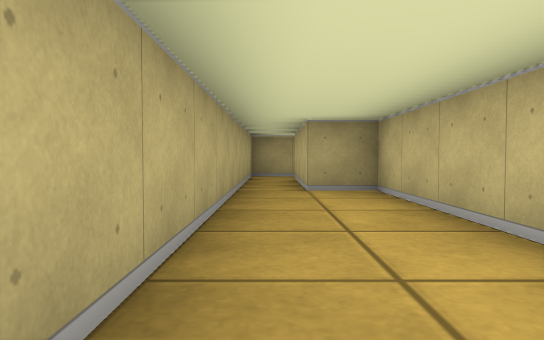
view 1 (above)

12 first-person views from a walk through a cub3D level. The camera is about half as high as the walls, tilts 2° down and sees 70° across. The floor is counted in squares. Each view is taken from the middle of a square. On the plan, view 1 faces up. The plan holds only what a view shows up to about 9 squares ahead; the rest is blank.

view 2
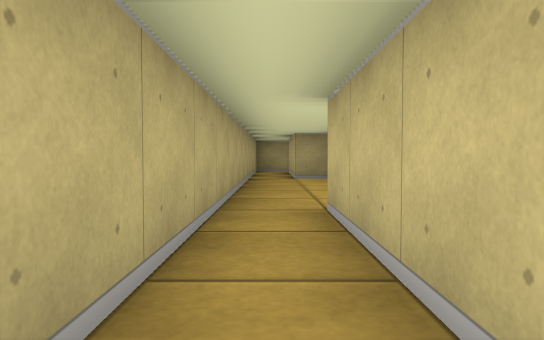

view 3
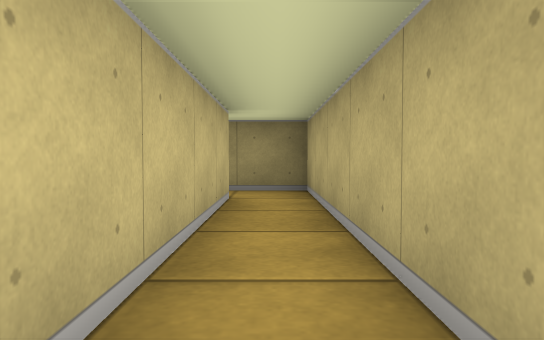

view 4
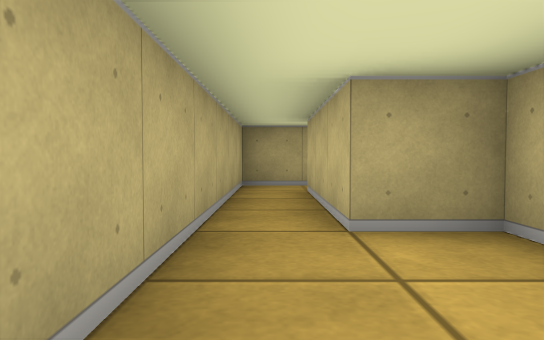

view 5
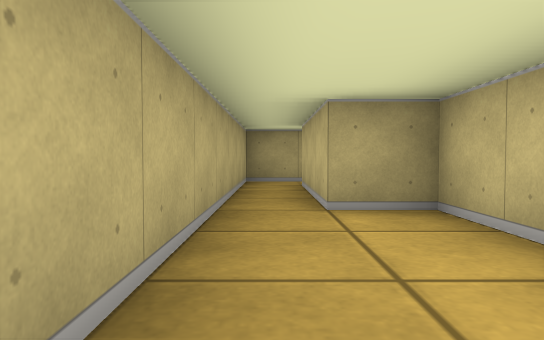

view 6
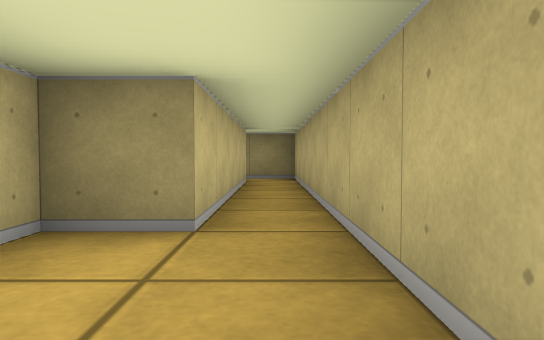

view 7
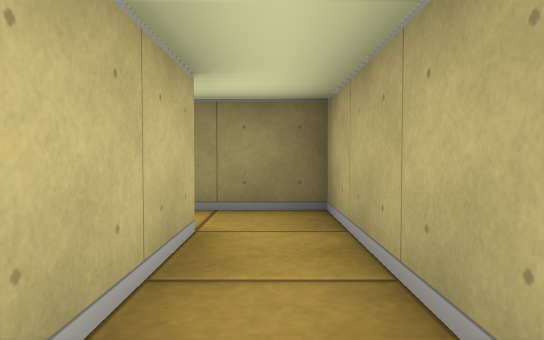

view 8
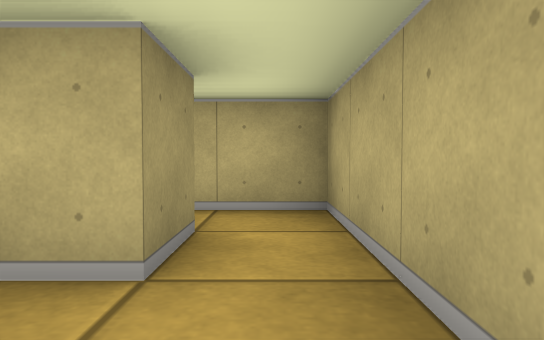

view 9
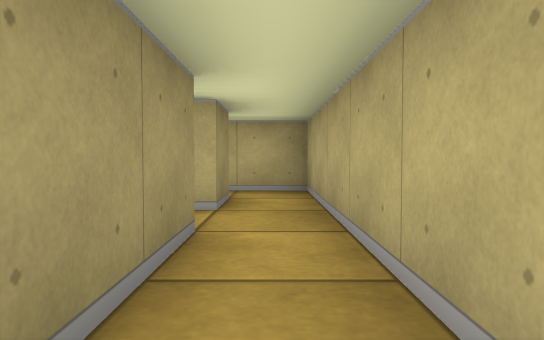

view 10
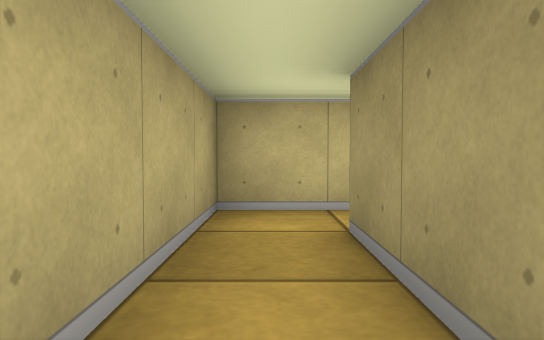

view 11
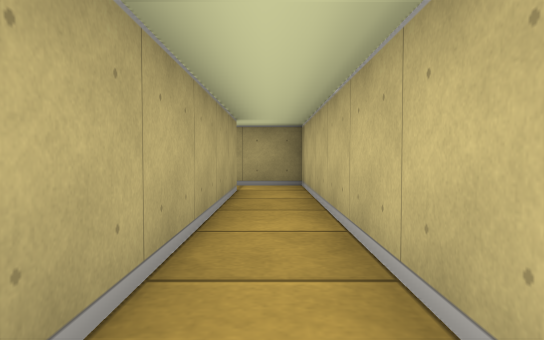

view 12
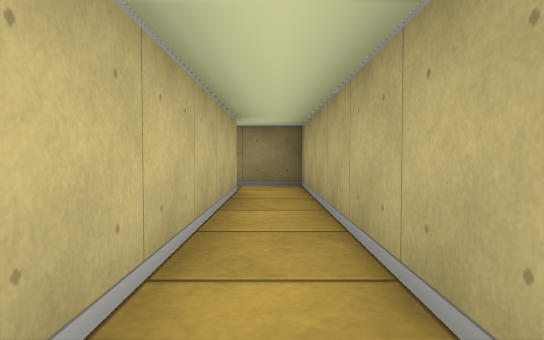

### Floor plan
Ten units are one square. View 1 is at (0, 0); x grows to the right and y downward. Boxes are objects, and circles mark ways between rooms. Rooms are numbered by the first view taken in them; rooms with no view inside come last. Other rooms are left out.
<svg viewBox="-10 -100 71 160">
<path fill="none" stroke="#000" d="M5 45 5 -5 15 -5 15 -55 5 -55 5 -85M5 -95 -5 -95 -5 55 8 55M25 -85 45 -85 45 -25 56 -25M55 -35 55 -95 25 -95M5 -85 15 -85 15 -79M25 -95 5 -95"/>
<circle cx="10" cy="-90" r="3" fill="#2a7"/>
<circle cx="35" cy="-90" r="3" fill="#2a7"/>
<text x="0" y="-20">1</text>
<text x="50" y="-70">2</text>
<text x="30" y="-60">3</text>
</svg>
Room 1 opens to room 3. Room 2 opens to room 3.

Where each view was taken, in squares from view 1:
view 1: 0 up, 0 right, facing up
view 2: 3 down, 0 right, facing up
view 3: 0 up, 0 right, facing down
view 4: 3 up, 0 right, facing up
view 5: 2 up, 0 right, facing up
view 6: 3 up, 0 right, facing down
view 7: 2 down, 0 right, facing down
view 8: 9 up, 3 right, facing left
view 9: 9 up, 5 right, facing left
view 10: 9 up, 2 right, facing right
view 11: 3 up, 5 right, facing up
view 12: 9 up, 5 right, facing down
